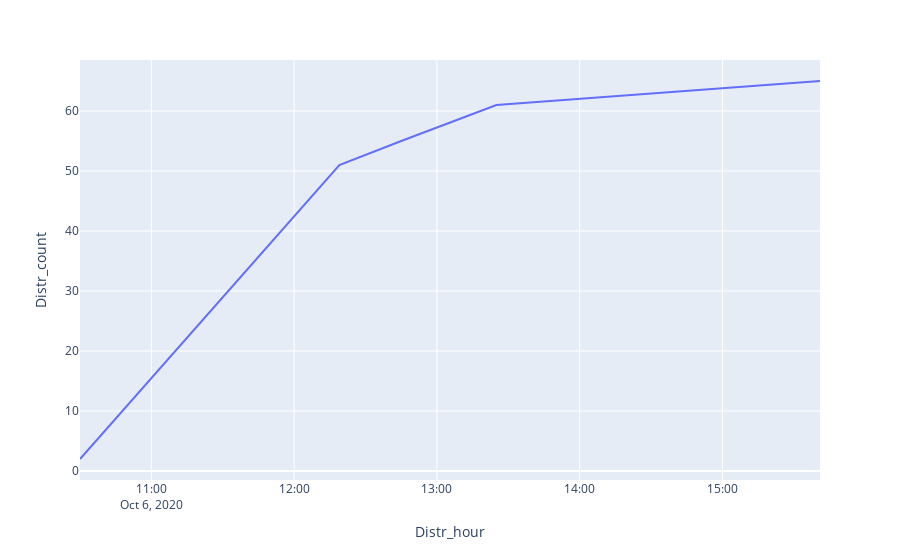

This figure's notebook cell:
### Code cell
px.line(data_frame=df_test, x="Distr_hour", y="Distr_count")

### Figure 1 — Plotly figure (JSON) as saved in the notebook; plotly's stock layout.template omitted (floating-point values rounded to 4 significant figures)
{"data": [{"hovertemplate": "Distr_hour=%{x}<br>Distr_count=%{y}<extra></extra>", "legendgroup": "", "line": {"color": "#636efa", "dash": "solid"}, "mode": "lines", "name": "", "orientation": "v", "showlegend": false, "type": "scatter", "x": ["2020-10-06T10:30:00", "2020-10-06T12:19:00", "2020-10-06T12:45:00", "2020-10-06T13:25:00", "2020-10-06T15:41:00"], "xaxis": "x", "y": [2, 51, 55, 61, 65], "yaxis": "y"}], "layout": {"legend": {"tracegroupgap": 0}, "margin": {"t": 60}, "xaxis": {"anchor": "y", "domain": [0, 1], "title": {"text": "Distr_hour"}}, "yaxis": {"anchor": "x", "domain": [0, 1], "title": {"text": "Distr_count"}}}}
